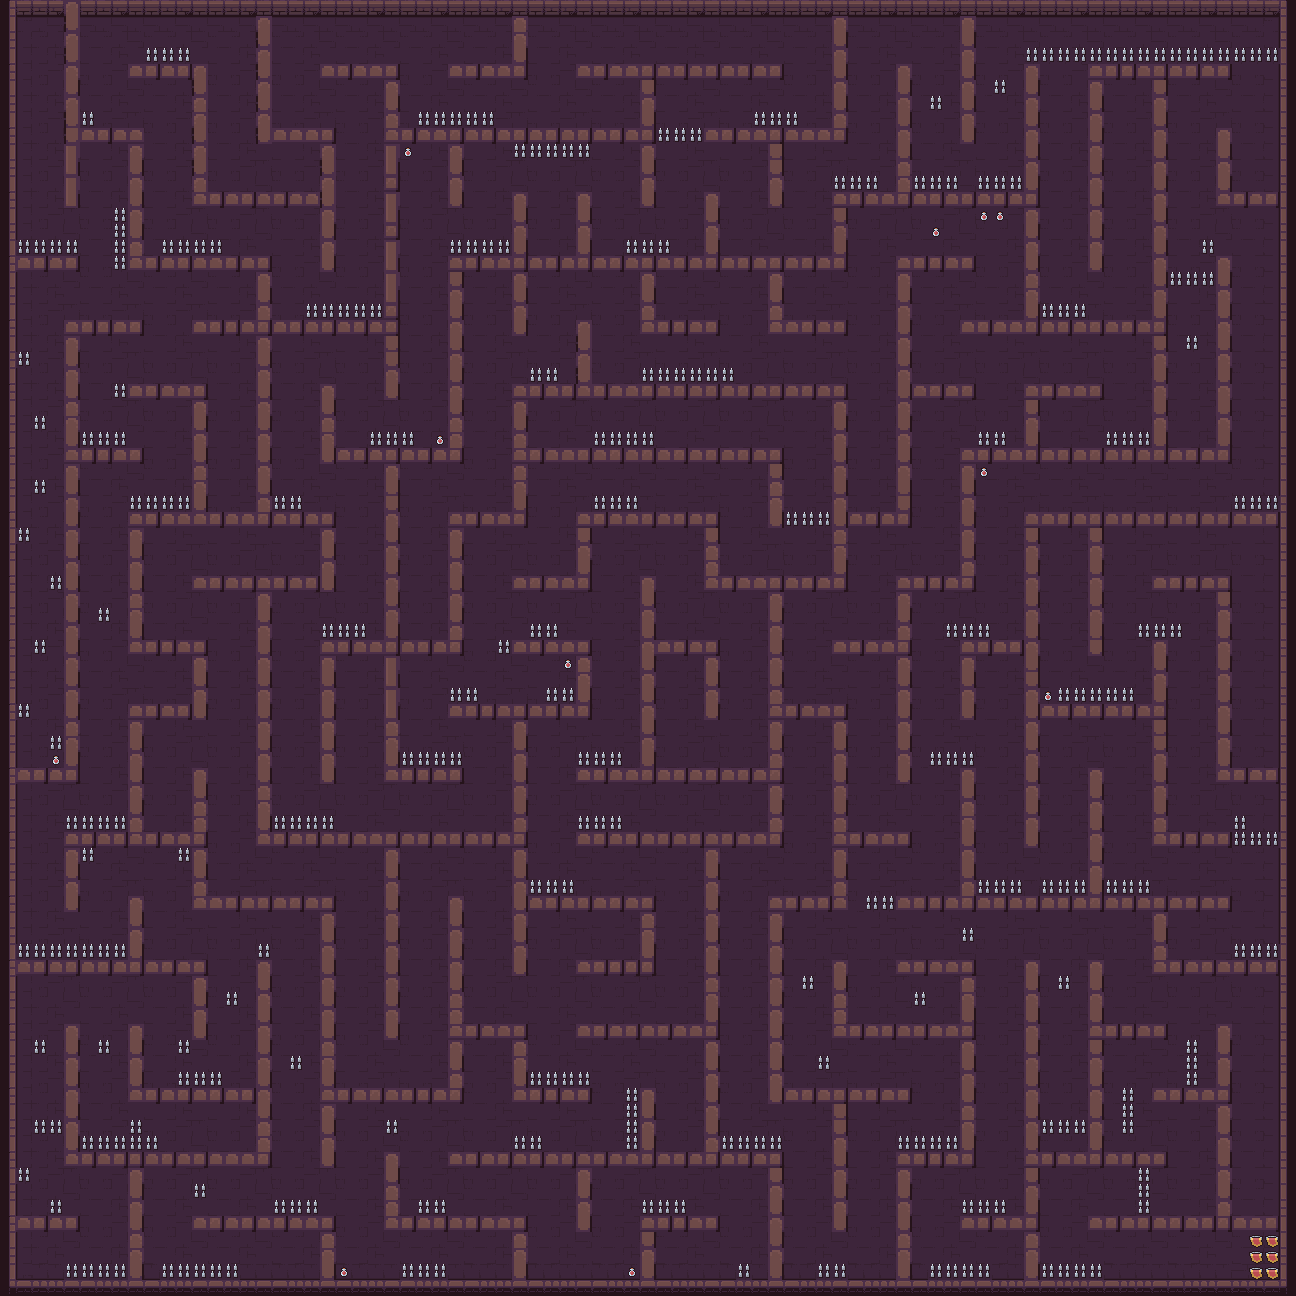

The image is a tile-based game level rendered from a .tmx file. Its description and source (layers, tilesets, objects; grid data summarised) follow:
An orthogonal 81x81 tile map with 16x16 px tiles, 15 tile layers (floor, walls, flag, peaks, ...), 5 tilesets.

<map version="1.10" tiledversion="1.10.2" orientation="orthogonal" renderorder="right-down" width="81" height="81" tilewidth="16" tileheight="16" infinite="0" nextlayerid="16" nextobjectid="1">
 <tileset firstgid="1" source="../assets/Dungeon_Tileset.tsx" />
 <tileset firstgid="101" source="../assets/Dungeon_Tileset_at.tsx" />
 <tileset firstgid="1125" source="../assets/flag.tsx" />
 <tileset firstgid="1129" source="../assets/peaks.tsx" />
 <tileset firstgid="1133" source="../assets/health.tsx" />
 <layer id="1" name="floor" width="81" height="81" locked="1">
  <data>[6561 cells, 6250 non-empty, 22 distinct tile ids]</data>
 </layer>
 <layer id="2" name="walls" width="81" height="81" locked="1">
  <data>[6561 cells, 1764 non-empty, 26 distinct tile ids]</data>
 </layer>
 <layer id="3" name="flag" width="81" height="81" locked="1">
  <data>[6561 cells, 6 non-empty, 1 distinct tile ids]</data>
 </layer>
 <layer id="4" name="peaks" width="81" height="81" locked="1">
  <data>[6561 cells, 289 non-empty, 1 distinct tile ids]</data>
 </layer>
 <layer id="5" name="health_0" width="81" height="81" locked="1">
  <data>[6561 cells, 1 non-empty, 1 distinct tile ids]</data>
 </layer>
 <layer id="6" name="health_1" width="81" height="81" locked="1">
  <data>[6561 cells, 1 non-empty, 1 distinct tile ids]</data>
 </layer>
 <layer id="7" name="health_2" width="81" height="81" locked="1">
  <data>[6561 cells, 1 non-empty, 1 distinct tile ids]</data>
 </layer>
 <layer id="8" name="health_3" width="81" height="81" locked="1">
  <data>[6561 cells, 1 non-empty, 1 distinct tile ids]</data>
 </layer>
 <layer id="9" name="health_4" width="81" height="81" locked="1">
  <data>[6561 cells, 1 non-empty, 1 distinct tile ids]</data>
 </layer>
 <layer id="10" name="health_5" width="81" height="81" locked="1">
  <data>[6561 cells, 1 non-empty, 1 distinct tile ids]</data>
 </layer>
 <layer id="11" name="health_6" width="81" height="81" locked="1">
  <data>[6561 cells, 1 non-empty, 1 distinct tile ids]</data>
 </layer>
 <layer id="12" name="health_7" width="81" height="81" locked="1">
  <data>[6561 cells, 1 non-empty, 1 distinct tile ids]</data>
 </layer>
 <layer id="13" name="health_8" width="81" height="81" locked="1">
  <data>[6561 cells, 1 non-empty, 1 distinct tile ids]</data>
 </layer>
 <layer id="14" name="health_9" width="81" height="81" locked="1">
  <data>[6561 cells, 1 non-empty, 1 distinct tile ids]</data>
 </layer>
 <layer id="15" name="health_10" width="81" height="81" locked="1">
  <data>[6561 cells, 1 non-empty, 1 distinct tile ids]</data>
 </layer>
</map>
